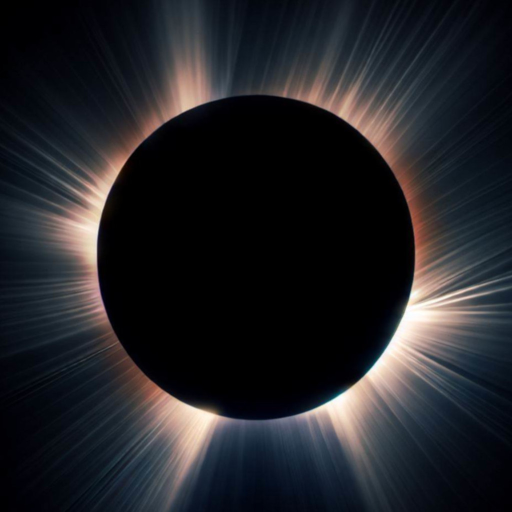
#> input picture GATU/corona3.jpeg, 1024 x 1024 px (shown at 1/2 size)
$ python radar_merged.py
#> lines starting #> are read from the running program, lines starting #| are printed output that depends on the picture
import numpy as np
import matplotlib.pyplot as plt
import matplotlib.animation as animation
import os

# Load the input image
img = plt.imread('corona3.jpeg')
#> img is the input picture: shape (1024, 1024, 3); mean R, G, B 34.1, 34.6, 38.8

# Get the dimensions of the image
h, w, _ = img.shape
#> h = 1024; w = 1024

# Calculate center of image
center_x = w // 2
#> center_x = 512
center_y = h // 2
#> center_y = 512

# Initialize the radar values array with 3600 samples per angle
radar_values = np.zeros((h // 2, 360))

# Iterate over angles and radii
for angle in np.arange(0, 360, 1.0):
    for r in range(h // 2):
        x = int(np.round(center_x + r * np.sin(np.deg2rad(angle))))
        y = int(np.round(center_y + r * np.cos(np.deg2rad(angle))))
        if x < 0 or x >= w or y < 0 or y >= h:
            radar_values[r, int(angle * 1)] = 0
        else:
            radar_values[r, int(angle * 1)] = img[y, x, 0]
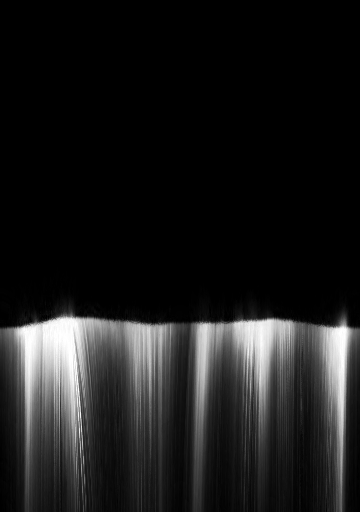
#> radar_values: shape (512, 360) float64; min 0, max 255, mean 27.6

# Calculate average values at each angle
avg_values = np.mean(radar_values, axis=0)
#> avg_values = 360 values, max 72.1 at index 341, min 6.27 at index 0, mean 27.55

# Plot the radar values
fig, ax = plt.subplots(subplot_kw={'projection': 'polar'})
ax.plot(np.deg2rad(np.arange(0, 360, 1.0)), avg_values)  # ax.plot(np.deg2rad(np.arange(360, 0, -1.0)), radar_values.T)

ax.set_ylim(0, h // 2)

# Save radar sweep to text file
data = np.column_stack((np.arange(0, 360, 1.0), avg_values))
#> data = 360 pairs, first value 0 to 359, second value 6.27 to 72.1
# save the data as a CSV file
np.savetxt('lux.csv', data, delimiter=',', header='C1,C2', comments='', fmt='%.3f')

os.system('python3 gatu2.py')

# create figure and axis objects
fig, ax = plt.subplots()

# show image
ax.imshow(img)

# set limits of x and y axis
ax.set_xlim([0, img.shape[1]])
ax.set_ylim([0, img.shape[0]])

# remove ticks and numbers
ax.set_xticks([])
ax.set_yticks([])

# display image dimensions
print(f"Image dimensions: {img.shape[1]}x{img.shape[0]}")
#| Image dimensions: 1024x1024

# calculate center of image
center_x = img.shape[1] / 2
center_y = img.shape[0] / 2
max_distance = np.sqrt((img.shape[0] / 2) ** 2 + (img.shape[1] / 2) ** 2)
#> max_distance = 724.1

# create line for radar sweeping
line, = ax.plot([center_x, center_x], [center_y, center_y - 50], color='white', linewidth=2, solid_capstyle='round')

# define parameters for pulsation
freq = 10
amp = 5

# define function to update line position in animation
def update_line(num):
    angle = np.deg2rad(num)
    r = max_distance + amp * np.sin(2.0 * np.pi * freq * num / num_frames)
    x = center_x + r * np.cos(angle)
    y = center_y - r * np.sin(angle)
    line.set_data([center_x, x], [center_y, y])
    alpha = 1  # (1-r/100)**3 # calculate alpha value based on distance from center
    line.set_linewidth(2)  # (2 + 4*(1-r/1000)) # set line thickness based on distance from center
    line.set_alpha(alpha)  # set alpha value to create beam-like effect
    line.set_solid_capstyle('round')
    return line,


# create animation object
num_frames = 1440  # 72 seconds at 50ms per frame
ani = animation.FuncAnimation(fig, update_line, frames=np.linspace(0, 360, num_frames, endpoint=False), interval=50)

# create video writer
#> (the run stopped early here; a loop or call above may not have finished)
